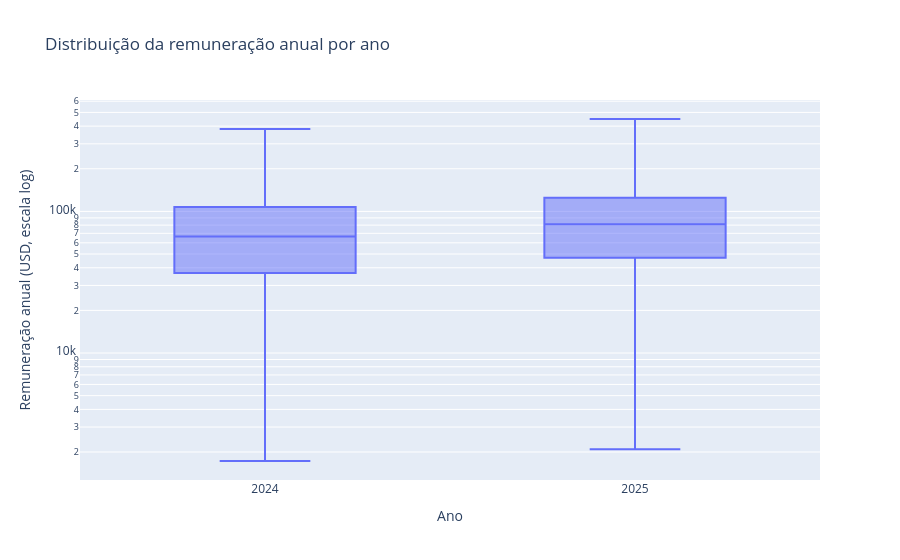

Notebook source saved alongside this figure:
### Code cell
d_sal = con.sql("SELECT year::VARCHAR AS ano, comp_yearly FROM survey").df()

fig = px.box(d_sal, x="ano", y="comp_yearly", log_y=True, points=False,
             labels={"comp_yearly": "Remuneração anual (USD, escala log)", "ano": "Ano"},
             title="Distribuição da remuneração anual por ano")
fig.show()

### Figure 1 — Plotly figure (JSON) as saved in the notebook; plotly's stock layout.template omitted (floating-point values rounded to 4 significant figures; data arrays with more than 128 entries replaced by an {"elided": "..."} marker saying what was removed)
{"data": [{"alignmentgroup": "True", "boxpoints": false, "hovertemplate": "Ano=%{x}<br>Remuneração anual (USD, escala log)=%{y}<extra></extra>", "legendgroup": "", "marker": {"color": "#636efa"}, "name": "", "notched": false, "offsetgroup": "", "orientation": "v", "showlegend": false, "type": "box", "x": {"elided": "39182 str values"}, "x0": " ", "xaxis": "x", "y": {"elided": "39182 float values"}, "y0": " ", "yaxis": "y"}], "layout": {"boxmode": "group", "legend": {"tracegroupgap": 0}, "title": {"text": "Distribuição da remuneração anual por ano"}, "xaxis": {"anchor": "y", "domain": [0, 1], "title": {"text": "Ano"}}, "yaxis": {"anchor": "x", "domain": [0, 1], "title": {"text": "Remuneração anual (USD, escala log)"}, "type": "log"}}}
